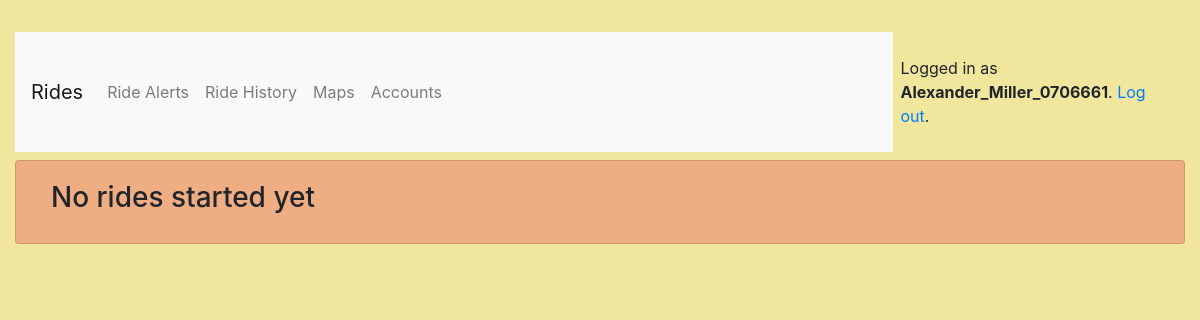
The app's page /e/rides/ (signed in), older data.
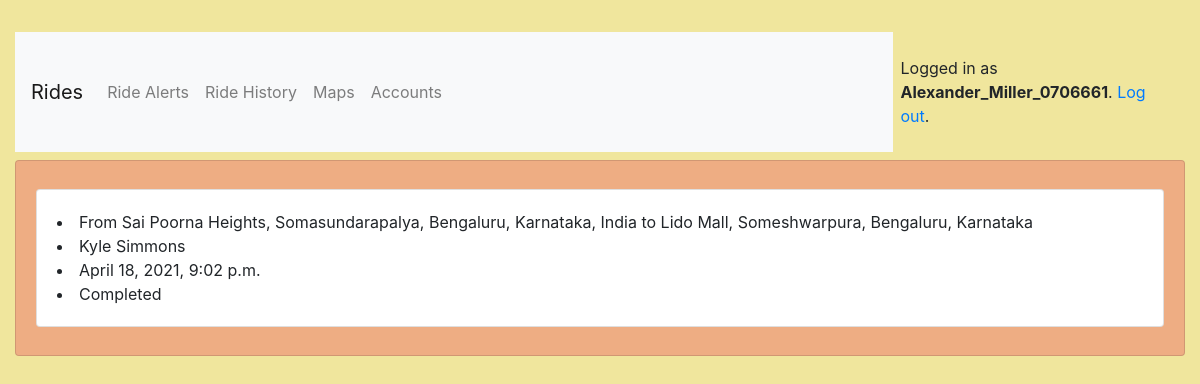
The same page, newer data.
### rides/models.py (models this page shows, shortened)
class Ride(models.Model):
    rider = models.ForeignKey(User, on_delete=models.CASCADE, null=True, blank=True)
    cabee = models.ForeignKey(Executive, on_delete=models.CASCADE, null=True, blank=True)
    cab = models.ForeignKey(Cab, on_delete=models.CASCADE, null=True, blank=True)
    date_time = models.DateTimeField(auto_now=False, auto_now_add=True)
    updated_time = models.DateTimeField(auto_now=True, auto_now_add=False)
    status = models.ForeignKey(Status, on_delete=models.CASCADE, null=True, blank=True)
    travelled = models.DecimalField(max_digits=15, decimal_places=2, default=0.0)
    charges = models.DecimalField(max_digits=15, decimal_places=2, default=0.0)
    source = models.CharField(max_length=200, blank=False)
    destination = models.CharField(max_length=200, blank=False)
    is_started = models.BooleanField(default=False)

class User(AbstractUser):
    is_rider = models.BooleanField(default=False)
    is_ex = models.BooleanField(default=False)
    name = models.CharField(max_length=100)
    cell = PhoneNumberField(blank=True)
    wallet = models.DecimalField(max_digits=15, decimal_places=2, default=0.0)

class Status(models.Model):
    name = models.CharField(max_length=30)
    color = models.CharField(max_length=7, default='#007bff')
    class Meta:
        verbose_name_plural = "Status"

### rides/views/executive.py (the view)
# urls.py: path('rides/', rider.PastRides.as_view(), name='history'),
@method_decorator([login_required, executive_required], name='dispatch')
class PastRides(ListView):
    model = Ride
    context_object_name = "rides"
    template_name = 'rides/exec/ride_history.html'
    queryset = Ride.objects.exclude(status=Status.objects.get(name="On Queue"))
    def get_queryset(self):
        queryset = self.queryset.filter(cabee=self.request.user.executive)
        return queryset
    def get_context_data(self, **kwargs):
        context = super().get_context_data(**kwargs)
        rides = self.queryset.filter(cabee=self.request.user.executive)
        print(rides.count())
        context['ride_available'] = False if rides.count() == 0 else True
        return context

### rides/templates/rides/exec/ride_history.html (shortened to what this page needs)
{% extends "base.html" %}
{% block content %}
    {% if ride_available %}
        {% for ride in rides %}
            <div class="row my-2">
                <div class="card w-100">
                    <div class="card-body">
                        <li>From {{ ride.source }} to {{ ride.destination }}</li>
                        <li>{{ ride.rider.name }}</li>
                        <li>{{ ride.date_time }}</li>
                        <li>{{ ride.status.name }}</li>
                    </div>
                </div>
            </div>
        {% endfor %}
    {% else %}
        <h3>No rides started yet</h3>
    {% endif %}
{% endblock %}

Row changes from the older to the newer data that the page shows:
now on this page (row edited): Ride: source "Sai Poorna Heights, Somasundarapalya, Bengaluru, Karnataka, India", destination "Lido Mall, Someshwarpura, Bengaluru, Karnataka", rider.name "Kyle Simmons", date_time "April 18, 2021, 9:02 p.m.", status.name "Completed"
Text that changed along with them:
text no longer shown: "No rides started yet"
